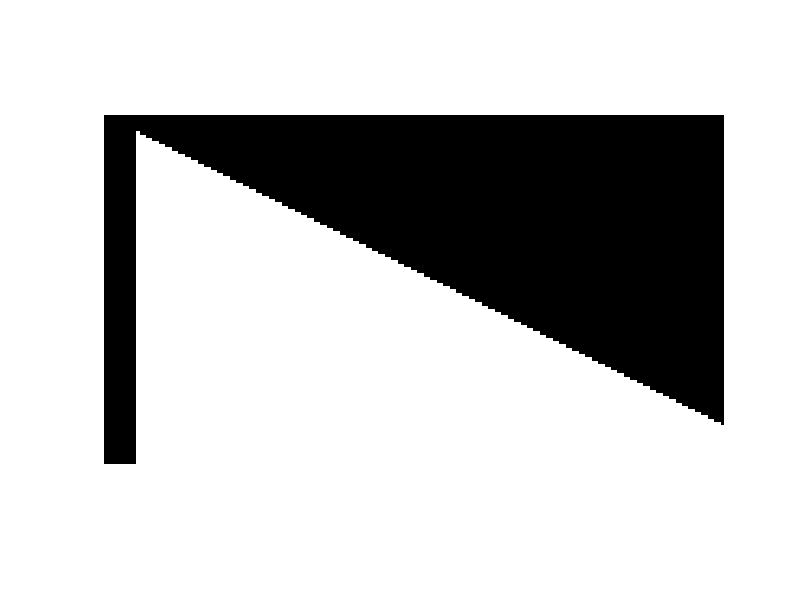
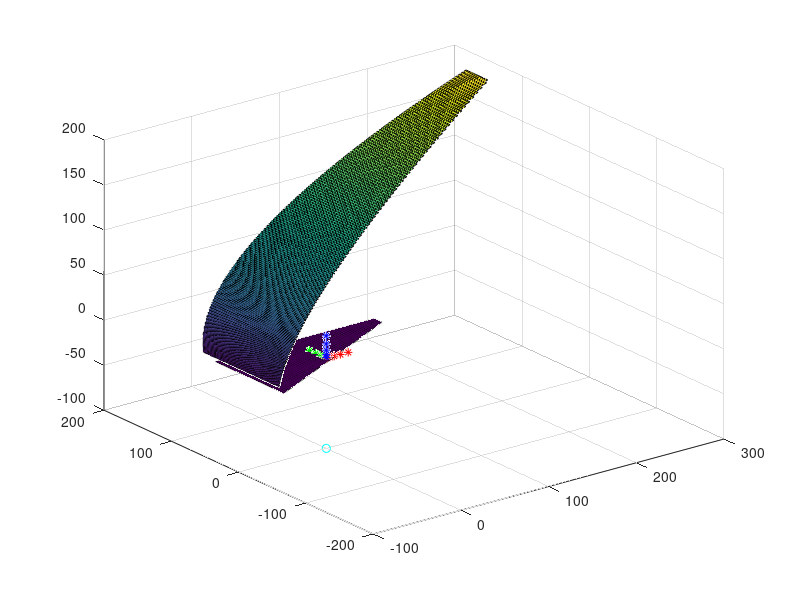

MATLAB code for these plots, in order:
%% helper scrip demonstrating how the axis convention works
% This way x,y are alligned with the image and y grows downward (as
% expected). Thus z grows forward. The origin is on the image plane
% Author Fotios Logothetis fl302@cam.ac.uk
clear all
close all

nrows=108; %standard image size /10
ncols=192;
f=100;  %irrelevant
%lower case letter are image plane coordinates, uppercase are 3D word
[x,y] = meshgrid(1:ncols,1:nrows);

x=x-ncols/2;
y=y-nrows/2;

z=zeros(nrows,ncols);

Z = repmat(1:ncols,nrows,1); %get a non-constant z
X = x.*(f+Z)/f;
Y = y.*(f+Z)/f;

mask=ones(nrows,ncols);
mask(:,1:10)=0; %make a nice non symmetric triangle
for i=1:nrows
   mask(i,2*i:end)=0;    
end

figure;
imshow(mask);

Z(mask==0)=NaN;
z(mask==0)=NaN;

figure;
%show 3D shape
surf(X,Y,Z);

hold on; 
%show axis and origin
plot3(0,0,-f,'co');
for ii=1:5
	plot3( ii^2, 0,0,'r*');
    plot3( 0, ii^2, 0, 'g*');
	plot3( 0,0, ii^2, 'b*');
end
%show image plane
surf(x,y,z);

hold off;